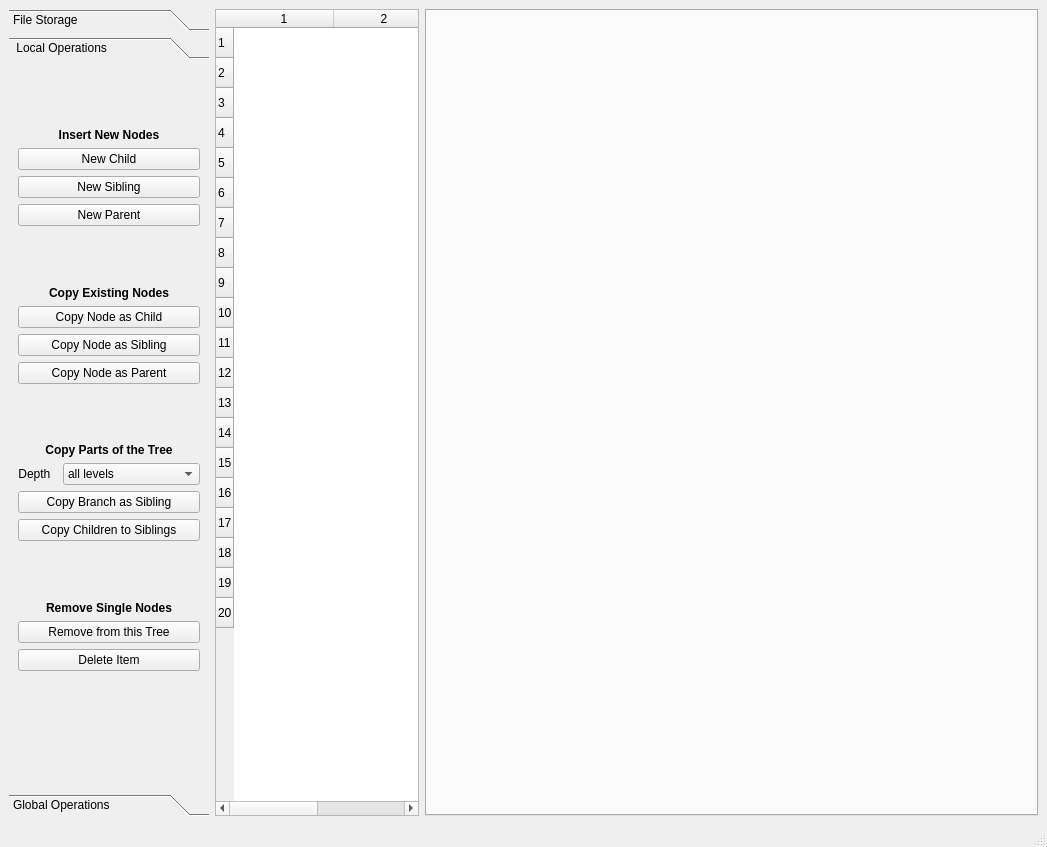
<?xml version="1.0" encoding="UTF-8"?>
<ui version="4.0">
 <class>MainWindow</class>
 <widget class="QMainWindow" name="MainWindow">
  <property name="geometry">
   <rect>
    <x>0</x>
    <y>0</y>
    <width>1047</width>
    <height>847</height>
   </rect>
  </property>
  <property name="windowTitle">
   <string>Tree Time</string>
  </property>
  <widget class="QWidget" name="centralwidget">
   <layout class="QHBoxLayout" name="horizontalLayout" stretch="0,1,3">
    <item>
     <widget class="QToolBox" name="toolBox">
      <property name="minimumSize">
       <size>
        <width>200</width>
        <height>0</height>
       </size>
      </property>
      <property name="maximumSize">
       <size>
        <width>200</width>
        <height>16777215</height>
       </size>
      </property>
      <property name="currentIndex">
       <number>1</number>
      </property>
      <widget class="QWidget" name="fileIo">
       <property name="geometry">
        <rect>
         <x>0</x>
         <y>0</y>
         <width>200</width>
         <height>716</height>
        </rect>
       </property>
       <attribute name="label">
        <string>File Storage</string>
       </attribute>
       <layout class="QVBoxLayout" name="verticalLayout">
        <item>
         <spacer name="verticalSpacer_10">
          <property name="orientation">
           <enum>Qt::Vertical</enum>
          </property>
          <property name="sizeHint" stdset="0">
           <size>
            <width>20</width>
            <height>40</height>
           </size>
          </property>
         </spacer>
        </item>
        <item>
         <widget class="QLabel" name="label_5">
          <property name="font">
           <font>
            <weight>75</weight>
            <bold>true</bold>
           </font>
          </property>
          <property name="text">
           <string>Current Data File</string>
          </property>
          <property name="scaledContents">
           <bool>false</bool>
          </property>
          <property name="alignment">
           <set>Qt::AlignCenter</set>
          </property>
         </widget>
        </item>
        <item>
         <widget class="QLabel" name="labelCurrentFile">
          <property name="enabled">
           <bool>true</bool>
          </property>
          <property name="sizePolicy">
           <sizepolicy hsizetype="Ignored" vsizetype="Fixed">
            <horstretch>0</horstretch>
            <verstretch>0</verstretch>
           </sizepolicy>
          </property>
          <property name="text">
           <string>[current file name]</string>
          </property>
          <property name="alignment">
           <set>Qt::AlignRight|Qt::AlignTrailing|Qt::AlignVCenter</set>
          </property>
          <property name="wordWrap">
           <bool>false</bool>
          </property>
          <property name="openExternalLinks">
           <bool>true</bool>
          </property>
          <property name="textInteractionFlags">
           <set>Qt::LinksAccessibleByMouse</set>
          </property>
         </widget>
        </item>
        <item>
         <widget class="QPushButton" name="pushButtonLoadFile">
          <property name="text">
           <string>Load other File</string>
          </property>
         </widget>
        </item>
        <item>
         <widget class="QPushButton" name="pushButtonSaveToFile">
          <property name="text">
           <string>Save to other File</string>
          </property>
         </widget>
        </item>
        <item>
         <spacer name="verticalSpacer_12">
          <property name="orientation">
           <enum>Qt::Vertical</enum>
          </property>
          <property name="sizeHint" stdset="0">
           <size>
            <width>20</width>
            <height>40</height>
           </size>
          </property>
         </spacer>
        </item>
        <item>
         <spacer name="verticalSpacer_11">
          <property name="orientation">
           <enum>Qt::Vertical</enum>
          </property>
          <property name="sizeHint" stdset="0">
           <size>
            <width>20</width>
            <height>40</height>
           </size>
          </property>
         </spacer>
        </item>
        <item>
         <spacer name="verticalSpacer_9">
          <property name="orientation">
           <enum>Qt::Vertical</enum>
          </property>
          <property name="sizeHint" stdset="0">
           <size>
            <width>20</width>
            <height>127</height>
           </size>
          </property>
         </spacer>
        </item>
       </layout>
      </widget>
      <widget class="QWidget" name="pageTree">
       <property name="geometry">
        <rect>
         <x>0</x>
         <y>0</y>
         <width>200</width>
         <height>716</height>
        </rect>
       </property>
       <property name="minimumSize">
        <size>
         <width>200</width>
         <height>716</height>
        </size>
       </property>
       <attribute name="label">
        <string> Local Operations </string>
       </attribute>
       <layout class="QFormLayout" name="formLayout">
        <property name="fieldGrowthPolicy">
         <enum>QFormLayout::ExpandingFieldsGrow</enum>
        </property>
        <item row="2" column="0" colspan="2">
         <widget class="QLabel" name="label">
          <property name="font">
           <font>
            <weight>75</weight>
            <bold>true</bold>
           </font>
          </property>
          <property name="text">
           <string>Insert New Nodes</string>
          </property>
          <property name="alignment">
           <set>Qt::AlignCenter</set>
          </property>
         </widget>
        </item>
        <item row="3" column="0" colspan="2">
         <widget class="QPushButton" name="pushButtonNewChild">
          <property name="text">
           <string>New Child</string>
          </property>
         </widget>
        </item>
        <item row="4" column="0" colspan="2">
         <widget class="QPushButton" name="pushButtonNewSibling">
          <property name="text">
           <string>New Sibling</string>
          </property>
         </widget>
        </item>
        <item row="5" column="0" colspan="2">
         <widget class="QPushButton" name="pushButtonNewParent">
          <property name="text">
           <string>New Parent</string>
          </property>
         </widget>
        </item>
        <item row="7" column="0" colspan="2">
         <widget class="QLabel" name="label_2">
          <property name="font">
           <font>
            <weight>75</weight>
            <bold>true</bold>
           </font>
          </property>
          <property name="text">
           <string>Copy Existing Nodes</string>
          </property>
          <property name="alignment">
           <set>Qt::AlignCenter</set>
          </property>
         </widget>
        </item>
        <item row="8" column="0" colspan="2">
         <widget class="QPushButton" name="pushButtonCopyNodeChild">
          <property name="text">
           <string>Copy Node as Child</string>
          </property>
         </widget>
        </item>
        <item row="9" column="0" colspan="2">
         <widget class="QPushButton" name="pushButtonCopyNodeSibling">
          <property name="text">
           <string>Copy Node as Sibling</string>
          </property>
         </widget>
        </item>
        <item row="10" column="0" colspan="2">
         <widget class="QPushButton" name="pushButtonCopyNodeParent">
          <property name="text">
           <string>Copy Node as Parent</string>
          </property>
         </widget>
        </item>
        <item row="12" column="0" colspan="2">
         <widget class="QLabel" name="label_3">
          <property name="font">
           <font>
            <weight>75</weight>
            <bold>true</bold>
           </font>
          </property>
          <property name="text">
           <string>Copy Parts of the Tree</string>
          </property>
          <property name="alignment">
           <set>Qt::AlignCenter</set>
          </property>
         </widget>
        </item>
        <item row="13" column="0">
         <widget class="QLabel" name="label_6">
          <property name="sizePolicy">
           <sizepolicy hsizetype="Expanding" vsizetype="Preferred">
            <horstretch>0</horstretch>
            <verstretch>0</verstretch>
           </sizepolicy>
          </property>
          <property name="text">
           <string>Depth  </string>
          </property>
          <property name="alignment">
           <set>Qt::AlignRight|Qt::AlignTrailing|Qt::AlignVCenter</set>
          </property>
         </widget>
        </item>
        <item row="15" column="0" colspan="2">
         <widget class="QPushButton" name="pushButtonCopyBranchSibling">
          <property name="text">
           <string>Copy Branch as Sibling</string>
          </property>
         </widget>
        </item>
        <item row="16" column="0" colspan="2">
         <widget class="QPushButton" name="pushButtonCopyChildrenSiblings">
          <property name="text">
           <string>Copy Children to Siblings</string>
          </property>
         </widget>
        </item>
        <item row="18" column="0" colspan="2">
         <widget class="QLabel" name="label_4">
          <property name="font">
           <font>
            <weight>75</weight>
            <bold>true</bold>
           </font>
          </property>
          <property name="text">
           <string>Remove Single Nodes</string>
          </property>
          <property name="alignment">
           <set>Qt::AlignCenter</set>
          </property>
         </widget>
        </item>
        <item row="19" column="0" colspan="2">
         <widget class="QPushButton" name="pushButtonRemove">
          <property name="text">
           <string>Remove from this Tree</string>
          </property>
         </widget>
        </item>
        <item row="20" column="0" colspan="2">
         <widget class="QPushButton" name="pushButtonDelete">
          <property name="text">
           <string>Delete Item</string>
          </property>
         </widget>
        </item>
        <item row="1" column="0" colspan="2">
         <spacer name="verticalSpacer">
          <property name="orientation">
           <enum>Qt::Vertical</enum>
          </property>
          <property name="sizeHint" stdset="0">
           <size>
            <width>20</width>
            <height>40</height>
           </size>
          </property>
         </spacer>
        </item>
        <item row="6" column="0" colspan="2">
         <spacer name="verticalSpacer_3">
          <property name="orientation">
           <enum>Qt::Vertical</enum>
          </property>
          <property name="sizeHint" stdset="0">
           <size>
            <width>20</width>
            <height>40</height>
           </size>
          </property>
         </spacer>
        </item>
        <item row="11" column="0" colspan="2">
         <spacer name="verticalSpacer_4">
          <property name="orientation">
           <enum>Qt::Vertical</enum>
          </property>
          <property name="sizeHint" stdset="0">
           <size>
            <width>20</width>
            <height>40</height>
           </size>
          </property>
         </spacer>
        </item>
        <item row="17" column="0" colspan="2">
         <spacer name="verticalSpacer_5">
          <property name="orientation">
           <enum>Qt::Vertical</enum>
          </property>
          <property name="sizeHint" stdset="0">
           <size>
            <width>20</width>
            <height>40</height>
           </size>
          </property>
         </spacer>
        </item>
        <item row="13" column="1">
         <widget class="QComboBox" name="comboBox">
          <property name="sizePolicy">
           <sizepolicy hsizetype="Expanding" vsizetype="Fixed">
            <horstretch>0</horstretch>
            <verstretch>0</verstretch>
           </sizepolicy>
          </property>
          <item>
           <property name="text">
            <string>all levels</string>
           </property>
          </item>
          <item>
           <property name="text">
            <string>1 level</string>
           </property>
          </item>
          <item>
           <property name="text">
            <string>2 levels</string>
           </property>
          </item>
          <item>
           <property name="text">
            <string>3 levels</string>
           </property>
          </item>
          <item>
           <property name="text">
            <string>4 levels</string>
           </property>
          </item>
          <item>
           <property name="text">
            <string>5 levels</string>
           </property>
          </item>
          <item>
           <property name="text">
            <string>6 levels</string>
           </property>
          </item>
          <item>
           <property name="text">
            <string>7 levels</string>
           </property>
          </item>
          <item>
           <property name="text">
            <string>8 levels</string>
           </property>
          </item>
          <item>
           <property name="text">
            <string>9 levels</string>
           </property>
          </item>
          <item>
           <property name="text">
            <string>10 levels</string>
           </property>
          </item>
         </widget>
        </item>
        <item row="22" column="0" colspan="2">
         <spacer name="verticalSpacer_6">
          <property name="orientation">
           <enum>Qt::Vertical</enum>
          </property>
          <property name="sizeHint" stdset="0">
           <size>
            <width>20</width>
            <height>40</height>
           </size>
          </property>
         </spacer>
        </item>
        <item row="21" column="0" colspan="2">
         <spacer name="verticalSpacer_7">
          <property name="orientation">
           <enum>Qt::Vertical</enum>
          </property>
          <property name="sizeHint" stdset="0">
           <size>
            <width>20</width>
            <height>40</height>
           </size>
          </property>
         </spacer>
        </item>
       </layout>
      </widget>
      <widget class="QWidget" name="pageGlobal">
       <property name="geometry">
        <rect>
         <x>0</x>
         <y>0</y>
         <width>200</width>
         <height>716</height>
        </rect>
       </property>
       <attribute name="label">
        <string>Global Operations</string>
       </attribute>
       <layout class="QGridLayout" name="gridLayout_3">
        <item row="0" column="0">
         <spacer name="verticalSpacer_2">
          <property name="orientation">
           <enum>Qt::Vertical</enum>
          </property>
          <property name="sizeHint" stdset="0">
           <size>
            <width>20</width>
            <height>40</height>
           </size>
          </property>
         </spacer>
        </item>
       </layout>
      </widget>
     </widget>
    </item>
    <item>
     <widget class="QTableWidget" name="tableWidget">
      <property name="showGrid">
       <bool>false</bool>
      </property>
      <property name="sortingEnabled">
       <bool>false</bool>
      </property>
      <property name="wordWrap">
       <bool>true</bool>
      </property>
      <property name="rowCount">
       <number>20</number>
      </property>
      <property name="columnCount">
       <number>2</number>
      </property>
      <attribute name="horizontalHeaderVisible">
       <bool>true</bool>
      </attribute>
      <attribute name="horizontalHeaderCascadingSectionResizes">
       <bool>true</bool>
      </attribute>
      <attribute name="horizontalHeaderShowSortIndicator" stdset="0">
       <bool>true</bool>
      </attribute>
      <attribute name="horizontalHeaderStretchLastSection">
       <bool>true</bool>
      </attribute>
      <attribute name="verticalHeaderVisible">
       <bool>true</bool>
      </attribute>
      <attribute name="verticalHeaderCascadingSectionResizes">
       <bool>true</bool>
      </attribute>
      <row/>
      <row/>
      <row/>
      <row/>
      <row/>
      <row/>
      <row/>
      <row/>
      <row/>
      <row/>
      <row/>
      <row/>
      <row/>
      <row/>
      <row/>
      <row/>
      <row/>
      <row/>
      <row/>
      <row/>
      <column/>
      <column/>
     </widget>
    </item>
    <item>
     <widget class="QTabWidget" name="tabWidget">
      <property name="currentIndex">
       <number>-1</number>
      </property>
      <property name="documentMode">
       <bool>false</bool>
      </property>
     </widget>
    </item>
   </layout>
  </widget>
  <widget class="QStatusBar" name="statusbar"/>
  <action name="actionQuit">
   <property name="text">
    <string>Quit</string>
   </property>
  </action>
 </widget>
 <resources/>
 <connections>
  <connection>
   <sender>actionQuit</sender>
   <signal>triggered()</signal>
   <receiver>MainWindow</receiver>
   <slot>close()</slot>
   <hints>
    <hint type="sourcelabel">
     <x>-1</x>
     <y>-1</y>
    </hint>
    <hint type="destinationlabel">
     <x>399</x>
     <y>299</y>
    </hint>
   </hints>
  </connection>
 </connections>
</ui>
